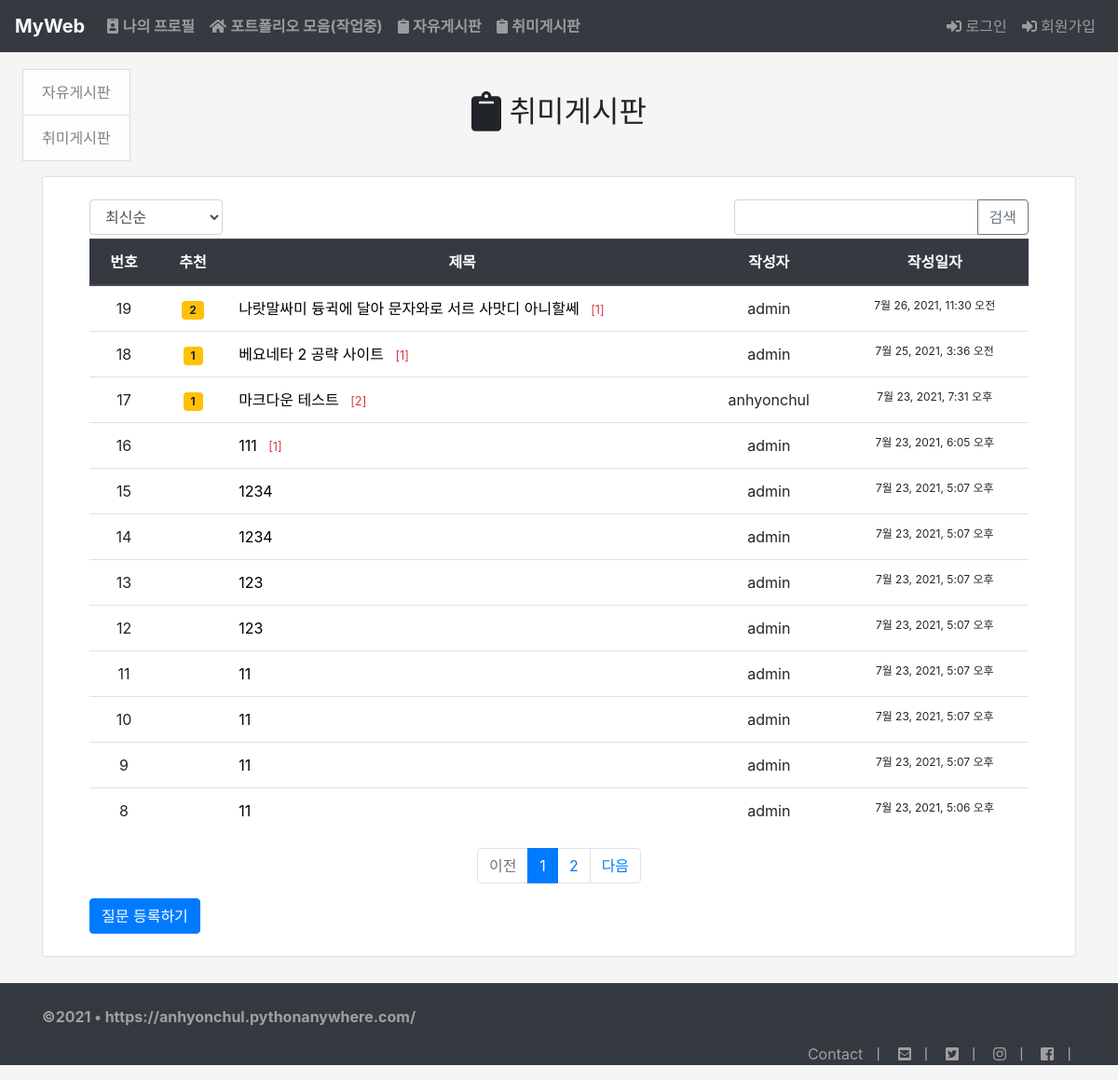
The page /pybo2/ on the database its author committed.
### pybo2/models.py (models this page shows, shortened)
class Question(models.Model):
    author = models.ForeignKey(User, on_delete=models.CASCADE, related_name='author_question2')
    subject = models.CharField(max_length=200)
    content = models.TextField()
    create_date = models.DateTimeField()
    modify_date = models.DateTimeField(null=True, blank=True)
    voter = models.ManyToManyField(User, related_name='voter_question2')

### pybo2/views.py (the view, shortened to what this page needs)
# urls.py: path('', base_views.index, name='index'),
def index(request):
    page = request.GET.get('page', '1')
    kw = request.GET.get('kw', '')
    so = request.GET.get('so', 'recent')
    if so == 'recommend':
        question_list = Question.objects.annotate(num_voter=Count('voter')).order_by('-num_voter', '-create_date')
    elif so == 'popular':
        question_list = Question.objects.annotate(num_answer=Count('answer')).order_by('-num_answer', '-create_date')
    else:  # recent
        question_list = Question.objects.order_by('-create_date')
    paginator = Paginator(question_list, 12)
    page_obj = paginator.get_page(page)
    context = {'question_list': page_obj, 'page': page, 'kw': kw, 'so': so}
    return render(request, 'pybo2/question_list.html', context)

### pybo2/templatetags/pybo_filter.py (called while the page is built)
@register.filter
def sub(value, arg):
    return value - arg

### templates/pybo2/question_list.html (shortened to what this page needs)
{% extends 'base.html' %}
{% load pybo_filter %}
{% block content %}
<div>
    <div class="position-fixed top-10 left-3 p-4">
        <ul class="list-group">
            <a class="rounded-0 list-group-item list-group-item-action list-group-item-light " href="{% url 'pybo:board' %}">자유게시판</a>
            <a class="rounded-0 list-group-item list-group-item-action list-group-item-light " href="{% url 'pybo2:index' %}">취미게시판</a>
        </ul>
    </div>
</div>
<div class="container my-1">
    <div class="text-center">
        <h2 class="my-5"><i class="fas fa-clipboard fa-lg"></i> 취미게시판</h2>
    </div>
    <div class="card col-12">
        <div class="card-body">
            <div class="container my-1">
                <div class="row justify-content-between my-1">
                    <div class="col-2">
                        <select class="form-control so">
                            <option value="recent" {% if so == 'recent' %}selected{% endif %}>최신순</option>
                        </select>
                    </div>
                    <div class="col-4 input-group">
                        <input type="text" class="form-control kw" value="{{ kw|default_if_none:'' }}">
                        <div class="input-group-append">
                            <button class="btn btn-outline-secondary" type="button" id="btn_search">검색</button>
                        </div>
                    </div>
                </div>
                <table class="table">
                    <thead>
                    <tr class="text-center thead-dark">
                        <th>번호</th>
                        <th>추천</th>
                        <th style="width:50%">제목</th>
                        <th>작성자</th>
                        <th style="width:20%">작성일자</th>
                    </tr>
                    </thead>
                    <tbody>
                    {% if question_list %}
                    {% for question in question_list %}
                    <tr class="text-center">
                        <td>{{ question_list.paginator.count|sub:question_list.start_index|sub:forloop.counter0|add:1 }}</td>
                        <td>
                            {% if question.voter.all.count > 0 %}
                            <span class="badge badge-warning px-2 py-1">
                                {{ question.voter.all.count }}
                            </span>
                            {% endif %}
                        </td>
                        <td class="text-left">
                            <a href="{% url 'pybo2:detail' question.id %}" style="color:black">{{ question.subject }}</a>
                            {% if question.answer_set.count > 0 %}
                            <span class="text-danger small ml-2">[{{ question.answer_set.count }}]</span>
                            {% endif %}
                        </td>
                        <td>
                            {{ question.author.username }}
                        </td>
                        <td style="font-size: 12px;">
                            {{ question.create_date }}
                        </td>
                    </tr>
                    {% endfor %}
                    {% else %}
                    <tr>
                        <td colspan="3">질문이 없습니다.</td>
                    </tr>
                    {% endif %}
                    </tbody>
                </table>
                <ul class="pagination justify-content-center">
                    {% if question_list.has_previous %}
                    <li class="page-item">
                        <a class="page-link" data-page="{{ question_list.previous_page_number }}" href="#">이전</a>
                    </li>
                    {% else %}
                    <li class="page-item disabled">
                        <a class="page-link" tabindex="-1" aria-disabled="true" href="#">이전</a>
                    </li>
                    {% endif %}
                    {% for page_number in question_list.paginator.page_range %}
                    {% if page_number >= question_list.number|add:-5 and page_number <= question_list.number|add:5 %}
                        {% if page_number == question_list.number %}
                        <li class="page-item active" aria-current="page">
                            <a class="page-link" data-page="{{ page_number }}" href="#">
                                {{ page_number }}
                            </a>
                        </li>
                        {% else %}
                        <li class="page-item">
                            <a class="page-link" data-page="{{ page_number }}" href="#">
                                {{ page_number }}
                            </a>
                        </li>
                        {% endif %}
                    {% endif %}
                    {% endfor %}
                    {% if question_list.has_next %}
                    <li class="page-item">
                        <a class="page-link" data-page="{{ question_list.next_page_number }}" href="#">다음</a>
                    </li>
                    {% else %}
                    <li class="page-item disabled">
                        <a class="page-link" tabindex="-1" aria-disabled="true" href="#">다음</a>
                    </li>
                    {% endif %}
                </ul>
                <a href="{% url 'pybo2:question_create' %}" class="btn btn-primary">질문 등록하기</a>
            </div>
        </div>
    </div>
</div>
{% endblock %}

### rows shown on the page
Question: paginator.count|sub "19", voter.all.count "2", subject "나랏말싸미 듕귁에 달아 문자와로 서르 사맛디 아니할쎄", answer_set.count "1", author.username "admin", create_date "7월 26, 2021, 11:30 오전"
Question: paginator.count|sub "18", voter.all.count "1", subject "베요네타 2 공략 사이트", answer_set.count "1", author.username "admin", create_date "7월 25, 2021, 3:36 오전"
Question: paginator.count|sub "17", voter.all.count "1", subject "마크다운 테스트", answer_set.count "2", author.username "anhyonchul", create_date "7월 23, 2021, 7:31 오후"
Question: paginator.count|sub "16", subject "111", answer_set.count "1", author.username "admin", create_date "7월 23, 2021, 6:05 오후"
Question: paginator.count|sub "15", subject "1234", author.username "admin", create_date "7월 23, 2021, 5:07 오후"
Question: paginator.count|sub "14", subject "1234", author.username "admin", create_date "7월 23, 2021, 5:07 오후"
Question: paginator.count|sub "13", subject "123", author.username "admin", create_date "7월 23, 2021, 5:07 오후"
Question: paginator.count|sub "12", subject "123", author.username "admin", create_date "7월 23, 2021, 5:07 오후"
Question: paginator.count|sub "11", subject "11", author.username "admin", create_date "7월 23, 2021, 5:07 오후"
Question: paginator.count|sub "10", subject "11", author.username "admin", create_date "7월 23, 2021, 5:07 오후"
Question: paginator.count|sub "9", subject "11", author.username "admin", create_date "7월 23, 2021, 5:07 오후"
Question: paginator.count|sub "8", subject "11", author.username "admin", create_date "7월 23, 2021, 5:06 오후"

### other values the page prints
{{ page_number }} "1"
{{ page_number }} "2"
